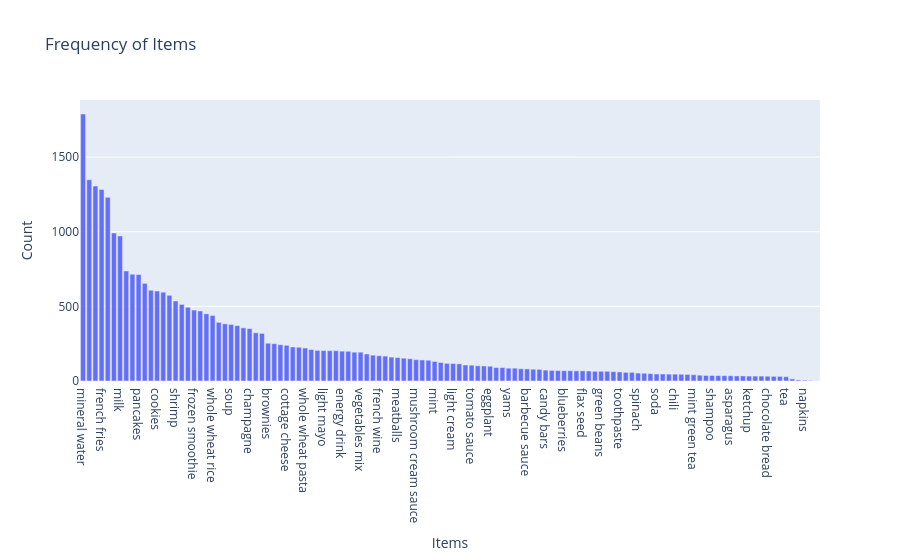

The code cell stored with this chart in its notebook:
### Code cell
import plotly.express as px # Creates a bar chart from the DataFrame 'freq'
fig = px.bar(freq, x='Items', # DataFrame containing item frequencies
             y='Count',
             title='Frequency of Items')
fig.show()

### Figure 1 — Plotly figure (JSON) as saved in the notebook; plotly's stock layout.template omitted (floating-point values rounded to 4 significant figures)
{"data": [{"hovertemplate": "Items=%{x}<br>Count=%{y}<extra></extra>", "legendgroup": "", "marker": {"color": "#636efa", "pattern": {"shape": ""}}, "name": "", "orientation": "v", "showlegend": false, "textposition": "auto", "type": "bar", "x": ["mineral water", "eggs", "spaghetti", "french fries", "chocolate", "green tea", "milk", "ground beef", "frozen vegetables", "pancakes", "burgers", "cake", "cookies", "escalope", "low fat yogurt", "shrimp", "tomatoes", "olive oil", "frozen smoothie", "turkey", "chicken", "whole wheat rice", "grated cheese", "cooking oil", "soup", "herb & pepper", "honey", "champagne", "fresh bread", "salmon", "brownies", "avocado", "hot dogs", "cottage cheese", "tomato juice", "butter", "whole wheat pasta", "red wine", "yogurt cake", "light mayo", "energy bar", "ham", "energy drink", "pepper", "cereals", "vegetables mix", "muffins", "oil", "french wine", "fresh tuna", "strawberries", "meatballs", "almonds", "parmesan cheese", "mushroom cream sauce", "rice", "protein bar", "mint", "white wine", "pasta", "light cream", "carrots", "black tea", "tomato sauce", "fromage blanc", "gums", "eggplant", "melons", "extra dark chocolate", "yams", "body spray", "magazines", "barbecue sauce", "cider", "nonfat milk", "candy bars", "zucchini", "whole weat flour", "blueberries", "salt", "green grapes", "flax seed", "antioxydant juice", "bug spray", "green beans", "bacon", "clothes accessories", "toothpaste", "shallot", "strong cheese", "spinach", "gluten free bar", "pet food", "soda", "sparkling water", "mayonnaise", "chili", "pickles", "burger sauce", "mint green tea", "hand protein bar", "salad", "shampoo", "corn", "cauliflower", "asparagus", "babies food", "sandwich", "ketchup", "oatmeal", "dessert wine", "chocolate bread", "chutney", "mashed potato", "tea", "bramble", "cream", "napkins", "water spray", " asparagus"], "xaxis": "x", "y": [1788, 1348, 1306, 1282, 1230, 991, 972, 737, 715, 713, 654, 608, 603, 595, 574, 536, 513, 494, 475, 469, 450, 439, 393, 383, 379, 371, 356, 351, 323, 319, 253, 250, 243, 239, 228, 226, 221, 211, 205, 204, 203, 203, 200, 199, 193, 193, 181, 173, 169, 167, 160, 157, 153, 149, 143, 141, 139, 131, 124, 118, 117, 115, 107, 106, 102, 101, 99, 90, 90, 86, 86, 82, 81, 79, 78, 73, 71, 70, 69, 69, 68, 68, 67, 65, 65, 65, 63, 61, 58, 58, 53, 52, 49, 47, 47, 46, 46, 45, 44, 42, 39, 37, 37, 36, 36, 35, 34, 34, 33, 33, 33, 32, 31, 31, 29, 14, 7, 5, 3, 1], "yaxis": "y"}], "layout": {"barmode": "relative", "legend": {"tracegroupgap": 0}, "title": {"text": "Frequency of Items"}, "xaxis": {"anchor": "y", "domain": [0, 1], "title": {"text": "Items"}}, "yaxis": {"anchor": "x", "domain": [0, 1], "title": {"text": "Count"}}}}
